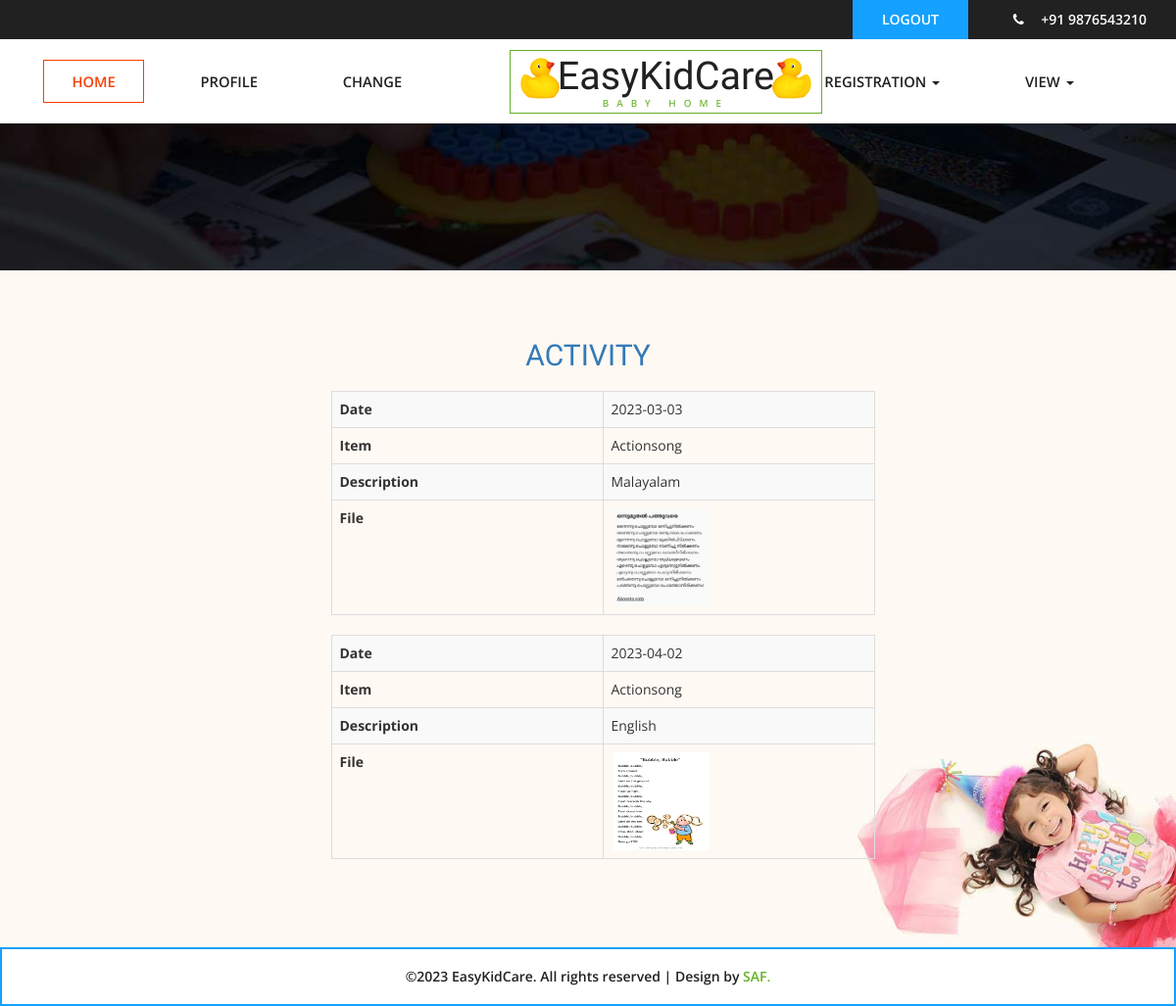
Screenshot of /ViewActivity/ with the database file from the repository.
### Teacher/models.py (models this page shows)
class Activity_tb(models.Model):
    Item=models.CharField(max_length=20)
    Description=models.CharField(max_length=20)
    File=models.FileField(max_length=20,default=1)
    Date=models.CharField(max_length=20,default=1)

### Parent/views.py (the view)
# urls.py: path('ViewActivity/',Parentview.ViewActivity,name='ViewActivity'),
def ViewActivity(request):
    kids=Activity_tb.objects.all()
    return render(request,'ViewActivity.html',{'kid':kids})

### templates/ViewActivity.html
{% extends 'parentbase.html'%}
{% block content %}
    <h2 class="text-center text-primary ">ACTIVITY</h2>
    <br>
    <div class="container">
        <div class="row">
            {% for v in kid %}
            <div class="col-md-offset-3 col-md-6">
        <table class="table table-bordered table-striped table-hover">
            <tr>
                <th style="width:50%">Date</th>
                <td style="width:50%"> {{v.Date}} </td>
                </tr>
            <tr>
                <th>Item</th>
                <td> {{ v.Item }} </td>
            </tr>
            <tr>
                <th>Description</th>
                <td> {{ v.Description }} </td>
            </tr>
            <tr>
                <th>File</th>
                <td><img src="{{ v.File.url }}" height="100px" width="100px"></td>
            </tr>
        </table>
    </div>
    {% endfor %}
  </div>
  </div>
  {% endblock %}

### static/kidscare/css/style.css (style rules this page uses)
body { margin:0; padding:0; background:#fff; font-family: 'Open Sans', sans-serif; }
h1,h2,h3,h4,h5,h6 { margin:0; font-family: 'Handlee', cursive; }

### rows the page displays
Activity_tb: Date "2023-03-03", Item "Actionsong", Description "Malayalam", File (picture)
Activity_tb: Date "2023-04-02", Item "Actionsong", Description "English", File (picture)
